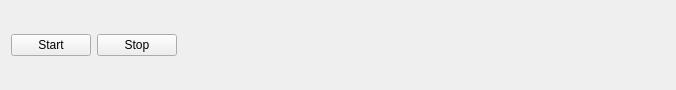
<?xml version="1.0" encoding="UTF-8"?>
<ui version="4.0">
 <class>Form</class>
 <widget class="QWidget" name="Form">
  <property name="geometry">
   <rect>
    <x>0</x>
    <y>0</y>
    <width>676</width>
    <height>90</height>
   </rect>
  </property>
  <property name="windowTitle">
   <string>Form</string>
  </property>
  <layout class="QHBoxLayout" name="horizontalLayout">
   <item>
    <widget class="QPushButton" name="start_btn">
     <property name="text">
      <string>Start</string>
     </property>
    </widget>
   </item>
   <item>
    <widget class="QPushButton" name="stop_btn">
     <property name="text">
      <string>Stop</string>
     </property>
    </widget>
   </item>
   <item>
    <spacer name="horizontalSpacer">
     <property name="orientation">
      <enum>Qt::Orientation::Horizontal</enum>
     </property>
     <property name="sizeHint" stdset="0">
      <size>
       <width>493</width>
       <height>20</height>
      </size>
     </property>
    </spacer>
   </item>
  </layout>
 </widget>
 <resources/>
 <connections/>
</ui>
